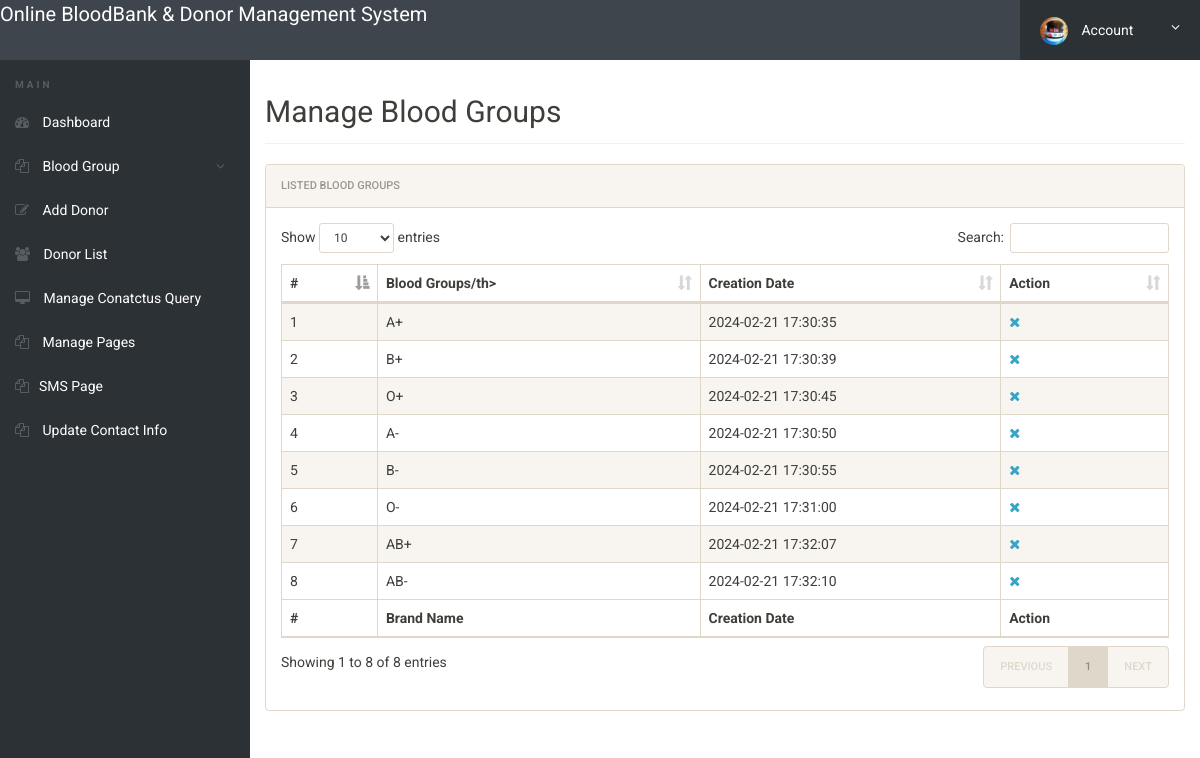
/bbdms/admin/manage-bloodgroup.php (signed in), run on the app's committed database.
### tables this page shows
CREATE TABLE `tblbloodgroup` (
  `id` int(11) NOT NULL,
  `BloodGroup` varchar(20) DEFAULT NULL,
  `PostingDate` timestamp NOT NULL DEFAULT current_timestamp()
);

### bbdms/admin/manage-bloodgroup.php (the view, shortened to what this page needs)
<?php
include('includes/config.php');
if(strlen($_SESSION['alogin'])==0)
	{
header('location:index.php');
}
else{
 ?>
<!doctype html>
<html lang="en" class="no-js">
<head>
	<link rel="stylesheet" href="css/font-awesome.min.css">
	<link rel="stylesheet" href="css/bootstrap.min.css">
	<link rel="stylesheet" href="css/dataTables.bootstrap.min.css">
	<link rel="stylesheet" href="css/bootstrap-social.css">
	<link rel="stylesheet" href="css/bootstrap-select.css">
	<link rel="stylesheet" href="css/fileinput.min.css">
	<link rel="stylesheet" href="css/awesome-bootstrap-checkbox.css">
	<link rel="stylesheet" href="css/style.css">
</head>
<body>
	<?php include('includes/header.php');?>
	<div class="ts-main-content">
		<?php include('includes/leftbar.php');?>
		<div class="content-wrapper">
			<div class="container-fluid">
				<div class="row">
					<div class="col-md-12">
						<h2 class="page-title">Manage Blood Groups</h2>
						<div class="panel panel-default">
							<div class="panel-heading">Listed  Blood Groups</div>
							<div class="panel-body">
								<table id="zctb" class="display table table-striped table-bordered table-hover" cellspacing="0" width="100%">
									<thead>
										<tr>
										<th>#</th>
												<th>Blood Groups/th>
											<th>Creation Date</th>
											<th>Action</th>
										</tr>
									</thead>
									<tfoot>
										<tr>
										<th>#</th>
											<th>Brand Name</th>
											<th>Creation Date</th><th>Action</th>
										</tr>
									</tfoot>
									<tbody>
<?php $sql = "SELECT * from  tblbloodgroup ";
$query = $dbh -> prepare($sql);
$query->execute();
$results=$query->fetchAll(PDO::FETCH_OBJ);
$cnt=1;
if($query->rowCount() > 0)
{
foreach($results as $result)
{				?>
										<tr>
											<td><?php echo htmlentities($cnt);?></td>
											<td><?php echo htmlentities($result->BloodGroup);?></td>
											<td><?php echo htmlentities($result->PostingDate);?></td>
<td>
<a href="manage-bloodgroup.php?del=<?php echo $result->id;?>" onclick="return confirm('Do you want to delete');"><i class="fa fa-close"></i></a></td>
										</tr>
										<?php $cnt=$cnt+1; }} ?>
									</tbody>
								</table>
							</div>
						</div>
					</div>
				</div>
			</div>
		</div>
	</div>
</body>
</html>
<?php } ?>

### bbdms/admin/css/style.css (style rules this page uses)
html { font-size: 14px; }
@media only screen and (min-width: 480px) { html { font-size: 17px; } }
@media only screen and (min-width: 768px) { html { font-size: 14px; } }
body { font-size: 1em; }
a { color: #37a6c4; }
.panel { overflow: hidden; }
.page-title { padding-bottom: 15px; margin-bottom: 20px; border-bottom: 1px solid #f0f0f0; }
.ts-main-content .content-wrapper { padding-top: 15px; margin-top: 60px; }
@media only screen and (min-width: 992px) { .ts-main-content .content-wrapper { margin-left: 250px; } }

### data on the page
tblbloodgroup: BloodGroup "A+", PostingDate "2024-02-21 17:30:35"
tblbloodgroup: BloodGroup "B+", PostingDate "2024-02-21 17:30:39"
tblbloodgroup: BloodGroup "O+", PostingDate "2024-02-21 17:30:45"
tblbloodgroup: BloodGroup "A-", PostingDate "2024-02-21 17:30:50"
tblbloodgroup: BloodGroup "B-", PostingDate "2024-02-21 17:30:55"
tblbloodgroup: BloodGroup "O-", PostingDate "2024-02-21 17:31:00"
tblbloodgroup: BloodGroup "AB+", PostingDate "2024-02-21 17:32:07"
tblbloodgroup: BloodGroup "AB-", PostingDate "2024-02-21 17:32:10"
